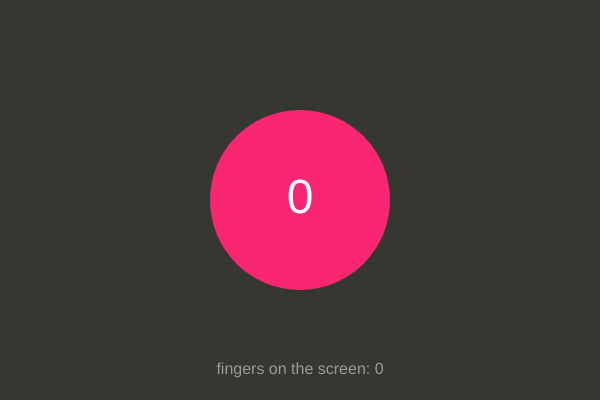
Frame 1 (no input)
Frame 60 (no input): identical to frame 1, image omitted
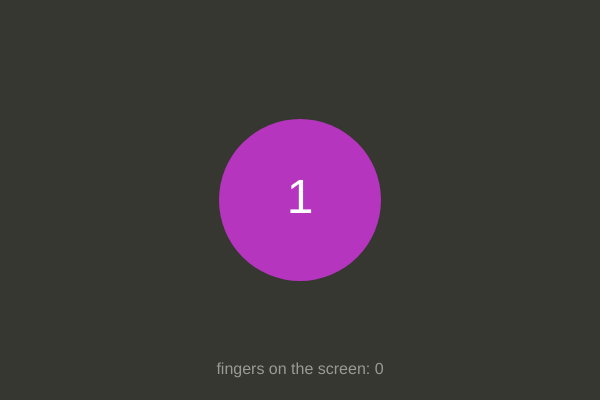
Frame 120 (the mouse pressed at the canvas centre since frame 60)

The p5.js sketch that drew these frames (run headless with seeded random() and noise() and a simulated clock; from frame 60 on, the mouse is pressed at the canvas centre):

// p5.js sketch
// ── sketch.js
// Touch button
// A big round button you press with your finger (or the mouse).
// p5 treats a finger like the mouse: touching the screen moves mouseX
// and mouseY to your finger and calls mousePressed(), and lifting the
// finger calls mouseReleased(). So the same code works on a phone and
// on a laptop.

let canvasWidth = 600;
let canvasHeight = 400;

let radius = 90;

let isPressed = false; // is a finger (or the mouse) holding the button down?
let pressCount = 0; // how many times the button has been pressed
let buttonColor;

function setup() {
  // a phone screen can be narrower than 600, so never make the
  // canvas wider than the window
  createCanvas(min(canvasWidth, windowWidth), canvasHeight);
  buttonColor = color(249, 38, 114);
  textAlign(CENTER, CENTER);
}

function draw() {
  background(54, 55, 49); // a little lighter than the page, so you can see the edges

  // the button sits in the center of the canvas
  let buttonX = width / 2;
  let buttonY = height / 2;

  // while it is held down, draw the button a little smaller,
  // so it looks pushed in
  let size = radius * 2;
  if (isPressed == true) {
    size = radius * 2 * 0.9;
  }

  noStroke();
  fill(buttonColor);
  ellipse(buttonX, buttonY, size, size);

  // the number of presses, in the middle of the button
  fill(255);
  textSize(48);
  text(pressCount, buttonX, buttonY);

  // touches is a list of every finger on the screen right now.
  // Try putting two or three fingers down. (Always 0 with a mouse.)
  fill(154, 155, 148);
  textSize(16);
  text("fingers on the screen: " + touches.length, width / 2, height - 30);
}

function mousePressed() {
  // is the finger inside the circle? Same test as the circular button:
  // the distance to the center is less than the radius
  let distance = dist(mouseX, mouseY, width / 2, height / 2);
  if (distance < radius) {
    isPressed = true;
    pressCount = pressCount + 1;
    buttonColor = color(random(255), random(255), random(255));
  }
}

function mouseReleased() {
  isPressed = false;
}

// --- canvas size and fullscreen ---
// The Fullscreen button in index.html asks the browser to go fullscreen.
// Whenever the window changes size, fit the canvas to it, and go back
// to the normal size when fullscreen ends.
function windowResized() {
  if (document.fullscreenElement) {
    resizeCanvas(windowWidth, windowHeight);
  } else {
    resizeCanvas(min(canvasWidth, windowWidth), canvasHeight);
  }
}
